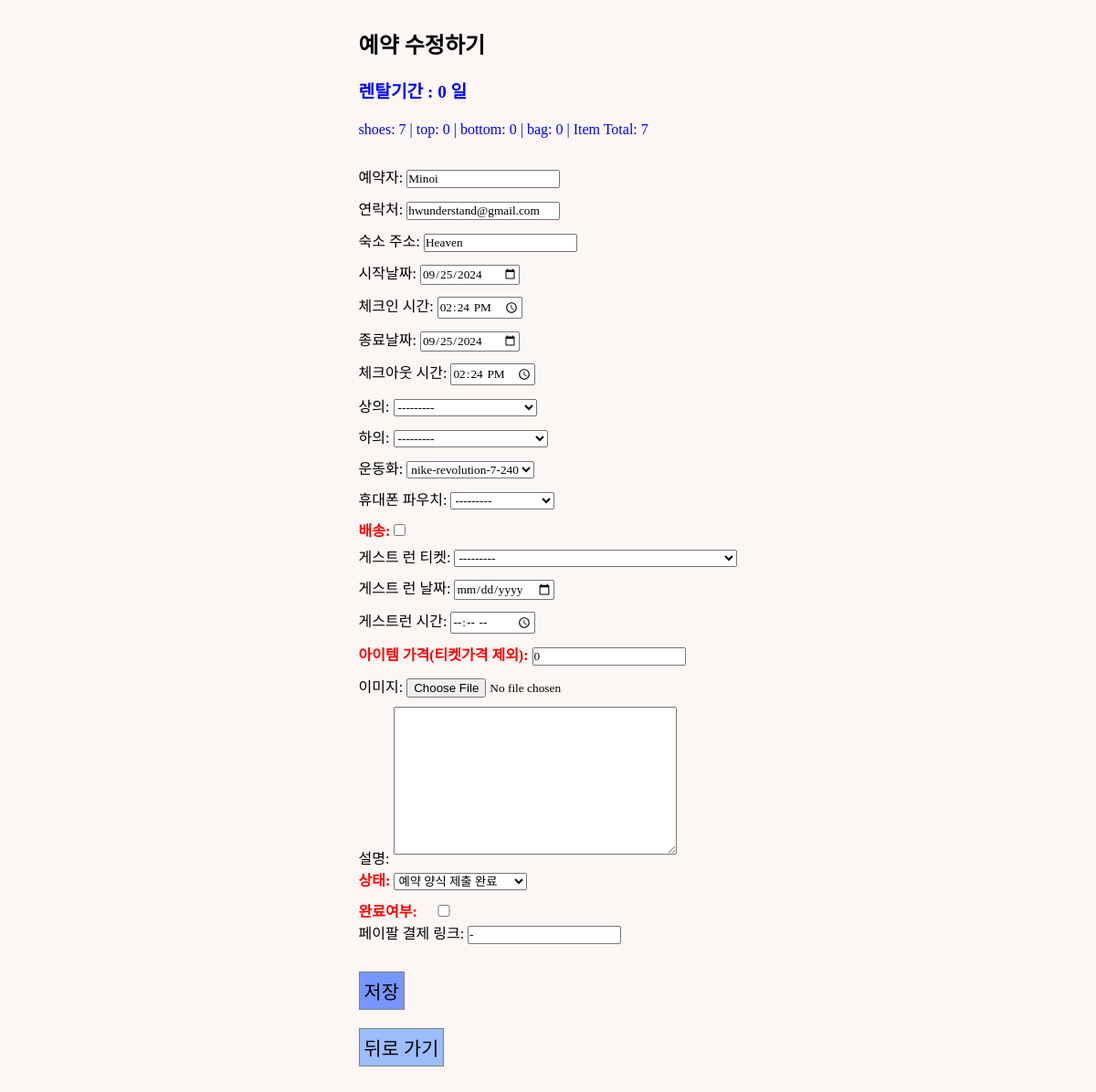
Screenshot of /rental/update/Minoi_item_T042500 with the database file from the repository.
### rental/models.py (models this page shows, shortened)
class Reservation(models.Model):
    STATUS_CHOICE = [
        ("ST1", "예약 양식 제출 완료"),
        ("ST2", "예약 완료 및 결제 대기"),
        ("ST3", "결제 완료"),
        ("ST4", "배송 중"),
        ("ST5", "배송 완료"),
        ("ST6", "반납 완료"),
        ("ST7", "입고 완료"),
    ]
    reserv_id = models.CharField(
        max_length=20,
        primary_key=True,
        default="Required_pk",
    )
    username = models.CharField(max_length=20)
    email = models.CharField(max_length=50, blank=False)
    address = models.CharField(max_length=50, blank=False)
    start_date = models.DateField(blank=True,null=True)
    start_time = models.TimeField(blank=True, null=True)
    end_date = models.DateField(blank=True,null=True)
    end_time = models.TimeField(blank=True, null=True)
    top = models.ForeignKey(
        Item,
        on_delete=models.CASCADE,
        limit_choices_to={"category": "top"},
        related_name="topName",
        blank=True,
        null=True,
    )
    top_q = models.IntegerField(default=0)
    bottom = models.ForeignKey(
        Item,
        on_delete=models.CASCADE,
        limit_choices_to={"category": "bottom"},
        related_name="bottomName",
        blank=True,
        null=True,
    )
    bottom_q = models.IntegerField(default=0)
    shoes = models.ForeignKey(
        Item,
        on_delete=models.CASCADE,
        limit_choices_to={"category": "shoes"},
        related_name="shoesName",
        blank=True,
        null=True,
    )
    bag = models.ForeignKey(
        Item,
        on_delete=models.CASCADE,
        limit_choices_to={"category": "bag"},
        related_name="bagName",
        blank=True,
        null=True,
    )
    event = models.ForeignKey(
        GuestRun,
        on_delete=models.CASCADE,
        blank=True,
        null=True,
    )
    event_date = models.DateField(blank=True,null=True)
    event_time = models.TimeField(blank=True, null=True)
    image = models.ImageField(upload_to="reservation", blank=True)
    message = models.TextField(blank=True)
    status = models.CharField(
        max_length=3,
        choices=STATUS_CHOICE,
        default="ST1",
    )
    amount = models.IntegerField(default=0)
    paypal_link = models.CharField(max_length=50, blank=False, default="-")
    delivery = models.BooleanField(default=False)
    completed = models.BooleanField(default=False)

### rental/views.py (the view)
# urls.py: path("update/<str:pk>", views.update, name="update"),
def update(request, pk):
    reservation = get_object_or_404(Reservation, pk=pk)
    form = ReservationForm(request.POST, request.FILES, instance=reservation)
    if request.method == "POST":
        if form.is_valid():
            reservation = form.save(commit=False)
            reservation.save()
            return redirect("community:data")
        else:
            return redirect("community:data")
    else:
        form = ReservationForm(instance=reservation)
        days = (reservation.end_date-reservation.start_date).days
        shoes_amount = 0
        top_amount = 0
        bottom_amount = 0
        bag_amount = 0
        if reservation.shoes != None and days < 5:
            shoes_amount= 10+3*(days-1)
        elif reservation.shoes == None:
            shoes_amount=0
        else:
            shoes_amount= 20
        if reservation.top != None and days<5:
            top_amount= 5+2*(days-1)
        elif reservation.top == None:
            top_amount=0
        else:
            top_amount= 10
        if reservation.bottom != None and days<5:
            bottom_amount= 5+2*(days-1)
        elif reservation.bottom == None:
            bottom_amount=0
        else:
            bottom_amount= 10
        if reservation.bag != None and days<5:
            bag_amount= 3+1*(days-1)
        elif reservation.bag == None:
            bag_amount=0
        else:
            bag_amount= 5
        return render(request, "admin/edit.html", {"form": form, "days":days, "shoes_amount":shoes_amount, "top_amount":top_amount, "bottom_amount":bottom_amount, "bag_amount":bag_amount, "item_amount":shoes_amount+top_amount+bottom_amount+bag_amount})

### community/models.py (called while the page is built)
    def __str__(self):
        return self.name + "_"+ str(self.m_id)

### events/models.py (called while the page is built)
    def __str__(self):
        return str(self.completed) + "_" + str(self.status)+"_"+ str(self.manager) + "_" + str(self.title)+"_"+ str(self.event_id)

### items/models.py (called while the page is built)
    def __str__(self):
        return self.model_num

### templates/admin/edit.html (shortened to what this page needs)
{% load static %}
<!DOCTYPE html>
<html lang="en">
  <head>
    <link rel="stylesheet" type="text/css" href="{% static 'css/sterna.css' %}"/>
    <link href="https://cdnjs.cloudflare.com/ajax/libs/bootstrap-datetimepicker/3.0.0/css/bootstrap-datetimepicker.min.css" rel="stylesheet"/>
  </head>
  <body>
    <div class="tocenter" style="margin:30px 0 0 0">
      <div style="max-width:100%;">
        <h2 style="margin:0 0 20px 0;">예약 수정하기</h3>
        <form method="POST" enctype="multipart/form-data">
          <p style="color:blue; font-size:1.2rem; font-weight:bold; padding-bottom:20px;">렌탈기간 :
            {{days}}
            일</p>
          <span style="color:blue;">shoes:
            {{shoes_amount}}
            | top:
            {{top_amount}}
            | bottom:
            {{bottom_amount}}
            | bag:
            {{bag_amount}}
            | Item Total:
            {{item_amount}}</span>
          <div style="height:30px;"></div>
          {{ form.as_p }}
          <button style="font-size: 1.3rem; margin-top:20px; padding: 5px; background-color:#7695FF;" type="submit">
            저장
          </button>
        </form>
        <div style="height:20px;"></div>
        <div>
          <a href="{% url "community:data" %}">
            <button style="font-size: 1.3rem; padding:5px; margin-bottom:30px; background-color:#9DBDFF;">뒤로 가기</button>
          </a>
        </div>
      </div>
    </div>
  </body>
</html>

### static/css/sterna.css (style rules this page uses)
:root { --sterun-primary-color: #fbff00; --sterun-secondary-color: #3A3A3A; --sterun-thirdary-color: #4467AF; --sterun-white-color: #FCF6F5; --sterun-black-color: #1d1d1d; --sterun-grey-color: #E8E8E8; }
* { margin: 0; padding: 0; font-family: "SCDream"; z-index:100; }
html, body { background-color: var(--sterun-white-color); margin-top: 100px; min-height: 100%; margin: 0; }
a { color: var(--sterun-black-color); text-decoration: none; }
button { border: 1px solid grey; }
#id_completed { width:50px; margin:5px 0 5px 0; }
.tocenter { display: flex; flex-direction: column; align-items: center; width:100%; }
#image_field { border: 0; }

### templates/admin/edit.html (style rules this page uses)
body > div.tocenter > div > form > p:nth-child(16) > label, body > div.tocenter > div > form > p:nth-child(20) > label, body > div.tocenter > div > form > p:nth-child(23) > label, body > div.tocenter > div > form > p:nth-child(24) > label { color: red; font-weight: bold; }
.form-control { margin: 0 0 10px; }

### rows the page displays
Reservation: username "Minoi", email "hwunderstand@gmail.com", address "Heaven", start_date "09/25/2024", start_time "14:24", end_date "09/25/2024", end_time "14:24", top "---------", bottom "---------", shoes "nike-revolution-7-240", bag "---------", event "---------", amount "0", status "예약 양식 제출 완료", paypal_link "-"

### other values shown
{{ days }} "0"
{{ shoes_amount }} "7"
{{ top_amount }} "0"
{{ bottom_amount }} "0"
{{ bag_amount }} "0"
{{ item_amount }} "7"
